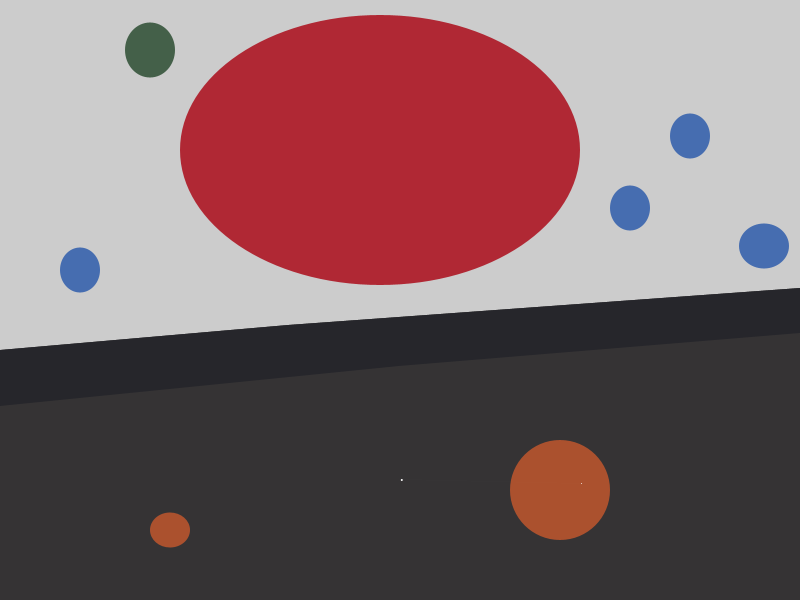
Frame 1 (no input)
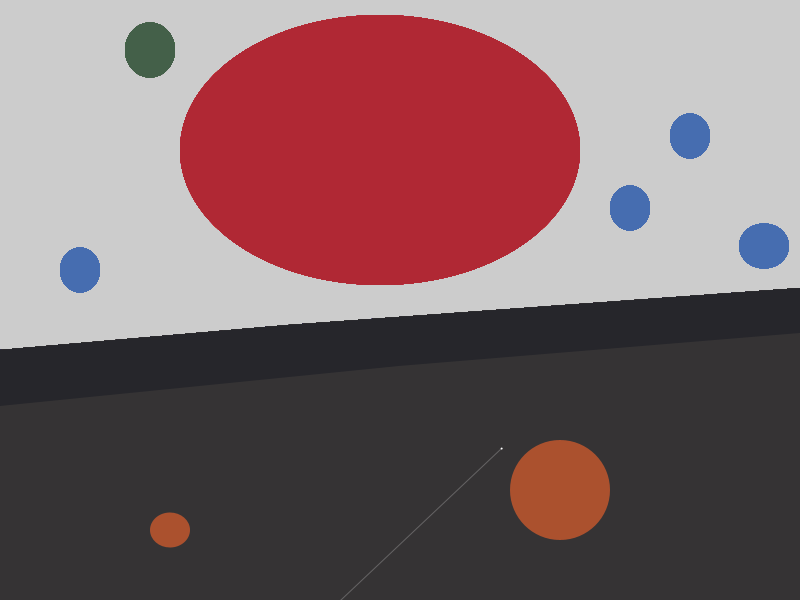
Frame 60 (the mouse pressed at the canvas centre just before this capture)
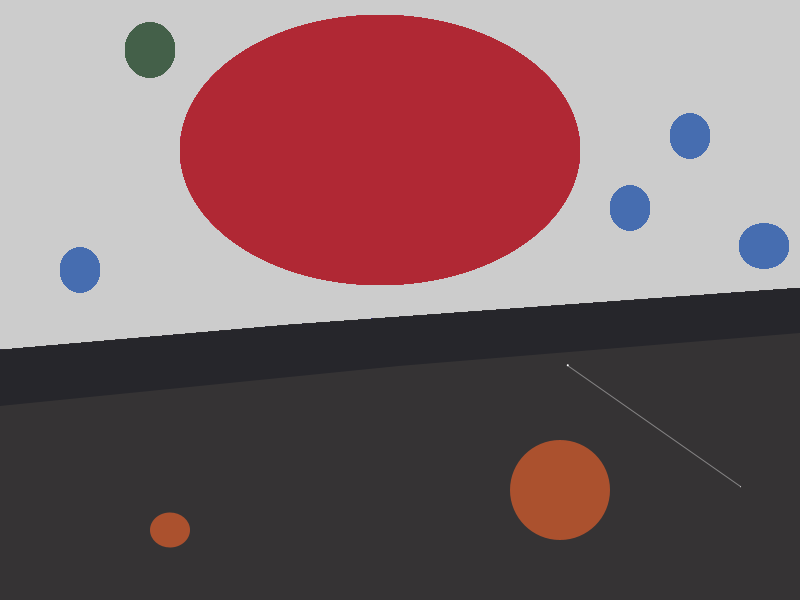
Frame 120 (the mouse held since frame 60 and released just before this capture)

The Processing sketch that drew these frames (run headless with seeded random() and noise(); from frame 60 on, the mouse is pressed at the canvas centre):

// Processing sketch: processing_10554
// ── processing_10554.pde

/*
PROYECTO 01 SESION 2 : ESTATICO

Título: Cuadro Miro´
Nombre: Andreu Llopart
Fecha:  2010 05 26
Lugar: Barcelonauten
Objetivo: Creación de un dibujo en processing que se asemeje lo más posible a éste
http://www.fiae.org/Malevich%20-%20Suprematism.JPG
pistas: 
para hacer formas mas complejas utilizar  beginShape http://processing.org/reference/beginShape_.html
para hacer cuadrados utilizar rect http://processing.org/reference/rect_.html
para hacer elipses utilizar ellipse http://processing.org/reference/ellipse_.html
para poner una imagen de fondo mirar el ejemplo incluido en processing > Basic > image > background Image
para quitar el color del borde : noStroke();
para colorear fill(color);
el orden de los comandos es importante. Lo que primero se escribe primero se ve.

//

Descripción: todo lo que quieras comentar describiendo tu proyecto
*/
// NO SE TE OLVIDE COMENTAR TODO LO POSIBLE EL CÓDIGO! 

//Declara la vaiable a load image

float angle = 0.0; // Current angle
float speed = 0.01; // Speed of motion
float radius = 180.0; // Range of motion
float sx = 5.0;
float sy = 2.0;
float hh = 0;
 color col;



//Escena
void setup() {

  size(800, 600);
 

   
   }
   
   
void draw() {
   
  
    // Displays the image at its actual size at point (0,0)

  // Displays the image at point (100, 0) at half of its size

  
  //Colores
  color c1 = #26262b;
  color c2 = #b02834;
  color c3 = #353334;
  color c4 = #446049;
  color c5 = #466db0;
  color c6 = #ab512e;
  color c7 = #5e3229;
  
//Elipse
smooth();
noStroke();
fill(c2);
ellipse(380, 150,400, 270);

//Elipse verde
smooth();
noStroke();
fill(c4);
ellipse(150, 50, 50, 55);

//Elipse
smooth();
noStroke();
fill(c5);
ellipse(80, 270, 40, 45);

//Elipse 
smooth();
noStroke();
fill(c5);
ellipse(690, 136, 40, 45);

//Elipse 
smooth();
noStroke();
fill(c5);
ellipse(630, 208, 40, 45);

//Elipse
smooth();
noStroke();
fill(c5);
ellipse(764, 246, 50, 45);
//fondo negro
fill(c3);
beginShape();
vertex(0, 350);
vertex(288, 325);
vertex(800, 288);
vertex(800, 600);
vertex(0, 600);
endShape(CLOSE);

//Linea negra
fill(c1);
beginShape();
vertex(0, 350);
vertex(288, 325);
vertex(800, 288);
vertex(800, 333);
vertex(399, 366);
vertex(0, 406);
endShape(CLOSE);

//Elipse azul
smooth();
noStroke();
fill(c6);
ellipse(560, 490, 100, 100);

//Elipse 
smooth();
noStroke();
fill(c6);
ellipse(170, 530, 40,   35);

    // EVENTOS
  if(keyPressed){
    if(key == '1') {
      limpia();
       sy=random(1);
       sx = 5.0;
       println("key 1 : sx:   "+sx +"  sy:" + sy);
    }
 if(key == '2') {
      limpia();
       sx = random(1);
       sy = 2.0;
        println("key 1 : sx:   "+sx +"  sy:" + sy);
    }
  }
 /* fill(0, 15);
  rect(0, 0, width, height);*/
  angle += speed; // Update the 
  println("angle:;"+angle);
 
  float x =  width/2 + sin(angle) * radius;
  float y = height/2 + cos(angle) * radius;
  
 
  fill(255);
  ellipse(x, y, 2, 2); // Draw smaller circle
  

  // Set the position of the large circles based on the
  // new position of the small circle
  float x2 = x + cos(angle * sx) * radius ;
  float y2 = y + sin(angle * sy) * radius ;
  ellipse(x2, y2, 1, 1); // Draw larger circle
  
  //line 
   if(hh<100){
      hh+=1;
    } else{
      hh--;
    }
    
    col = color(255,255,100+hh,15);
  stroke(255,hh);
  line(x,y,x2,y2);

}
void limpia(){

  
  
    // Displays the image at its actual size at point (0,0)

  // Displays the image at point (100, 0) at half of its size

  
  //Colores
  color c1 = #26262b;
  color c2 = #b02834;
  color c3 = #353334;
  color c4 = #446049;
  color c5 = #466db0;
  color c6 = #ab512e;
  color c7 = #5e3229;
  
//Elipse
smooth();
noStroke();
fill(c2);
ellipse(380, 150,400, 270);

//Elipse verde
smooth();
noStroke();
fill(c4);
ellipse(150, 50, 50, 55);

//Elipse
smooth();
noStroke();
fill(c5);
ellipse(80, 270, 40, 45);

//Elipse 
smooth();
noStroke();
fill(c5);
ellipse(690, 136, 40, 45);

//Elipse 
smooth();
noStroke();
fill(c5);
ellipse(630, 208, 40, 45);

//Elipse
smooth();
noStroke();
fill(c5);
ellipse(764, 246, 50, 45);
//fondo negro
fill(c3);
beginShape();
vertex(0, 350);
vertex(288, 325);
vertex(800, 288);
vertex(800, 600);
vertex(0, 600);
endShape(CLOSE);

//Linea negra
fill(c1);
beginShape();
vertex(0, 350);
vertex(288, 325);
vertex(800, 288);
vertex(800, 333);
vertex(399, 366);
vertex(0, 406);
endShape(CLOSE);

//Elipse azul
smooth();
noStroke();
fill(c6);
ellipse(560, 490, 100, 100);

//Elipse 
smooth();
noStroke();
fill(c6);
ellipse(170, 530, 40,   35);





}
